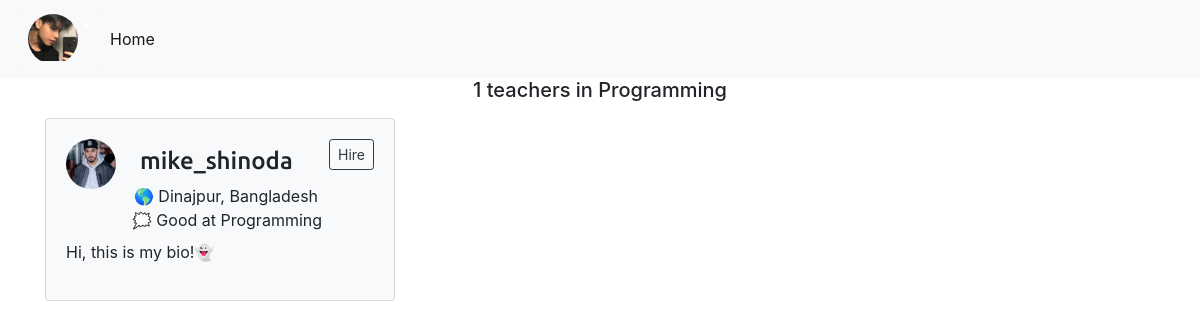
The app's page /subjects/2 (signed in) with its own data.
### account/models.py (models this page shows)
class User(AbstractUser):
	is_teacher = models.BooleanField(default=False)
	is_student = models.BooleanField(default=False)

### student/models.py (models this page shows)
class Student(models.Model):
	user = models.OneToOneField(User, on_delete=models.CASCADE)
	profile_pic = models.FileField(upload_to='media/students', default='static/stud.jpg', null=True)
	city = models.CharField(max_length=30, null=True)
	bio = models.TextField(null=True)

### teacher/models.py (models this page shows, shortened)
class Subject(models.Model):
	name = models.CharField(max_length=20)
	thumbnail = models.FileField(upload_to='media/category')
	def __str__(self):
		return self.name

class Teacher(models.Model):
	user = models.OneToOneField(User, on_delete=models.CASCADE)
	profile_pic = models.FileField(upload_to='media/teacher', default='static/stud.jpg', null=True)
	is_verified= models.BooleanField(default=False)
	city = models.CharField(max_length=50, null=True)
	bio= models.TextField(null=True)
	subjects = models.ForeignKey(Subject, on_delete=models.CASCADE, null=True)

### account/views.py (the view)
# urls.py: path('subjects/<id>', subjects, name='subjects'),
def subjects(request, id):
	subject = Subject.objects.get(id=id)
	teachers = Teacher.objects.filter(subjects=subject)
	count = teachers.count()
	context={
		'count': count,
		'subject': subject,
		'teachers': teachers
	}
	return render(request, 'subject.html', context)

### templates/subject.html
{% extends 'base.html' %}
{% block body %}
<div class="container">
<center><h5> {{count}} teachers in {{subject}} </h5></center>
  <div class="row">
  {% for t in teachers %}
    <div class="my-2 col-12 col-md-6 col-lg-4">
 <div class="bg-light card">
  <div class="card-body">
     <div class="circular">
     {% if t.profile_pic %}
       <img src="{{t.profile_pic.url}}" alt="" />
       {% endif %}
     </div>
    <div class="float-right">
    <a href="{% url 'hire' t.user %}" class="btn btn-sm btn-outline-dark">Hire</a>
    </div>
     <h4 class="m-2"><span class="text-light">Hi</span>{{t.user}}</h4>
     <div class="cbody">
        <span class="text-light">hi</span> 🌎 {{t.city}}
     </div>
     <div>
     <span class="ml-5 text-light">hi</span> 🗯 Good at {{t.subjects}}
     </div>
     <div>
       <p class="mt-2">{{t.bio}}</p>
     </div>
  </div>
</div>
    </div>
      {% endfor %}
  </div>
{% endblock %}

### templates/base.html (shortened to what this page needs)
<!doctype html>
<html lang="en">
  <head>
  {% load static %}
    <link rel="stylesheet" href="https://stackpath.bootstrapcdn.com/bootstrap/4.3.1/css/bootstrap.min.css">
  </head>
  <body class="">
    <nav class="navbar navbar-expand-lg navbar-light bg-light">
  {% if user.is_authenticated %}
{% if user.is_student %}
  <div class="bg-light dropdown">
  <button class="bg-light border-0 shadow-none btn btn-secondary dropdown-toggle" type="button" id="dropdownMenuButton" data-toggle="dropdown" aria-haspopup="true" aria-expanded="false">
    <div class="circular">
    {% if user.student.profile_pic %}
    <img src="{{user.student.profile_pic.url}}">
    {% endif %}
    </div>
  </button>
</div>
{% endif %}
  {% else %}
  <a class="ml-auto btn btn-outline-info btn-sm" href="{% url 'join' %}">Join</a>
    <a class="ml-1 btn btn-info btn-sm" href="{% url 'login' %}">Login</a>
    {% endif %}
  <div class="collapse navbar-collapse" id="navbarTogglerDemo03">
    <ul class="navbar-nav mr-auto mt-2 mt-lg-0">
      <li class="nav-item active">
        <a class="nav-link" href="{% url 'home' %}">Home <span class="sr-only">(current)</span></a>
      </li>
    </ul>
  </div>
</nav>
    {% block body %}
    {% endblock %}
  </body>
</html>

### templates/base.html (style rules this page uses)
a { text-decoration: none; }
h4 { font-family: 'Ubuntu', sans-serif; }
.circular { float: left; width: 50px; height: 50px; -webkit-border-radius: 50%; -moz-border-radius: 50%; border-radius: 50%; overflow:hidden; }
.circular img { width:100%; }

### records on screen
User: student.profile_pic (picture)
Subject: name "Programming"
Teacher: profile_pic (picture), user "mike_shinoda", city "Dinajpur, Bangladesh", subjects "Programming", bio "Hi, this is my bio!👻"

### other values on screen
{{ count }} "1"
